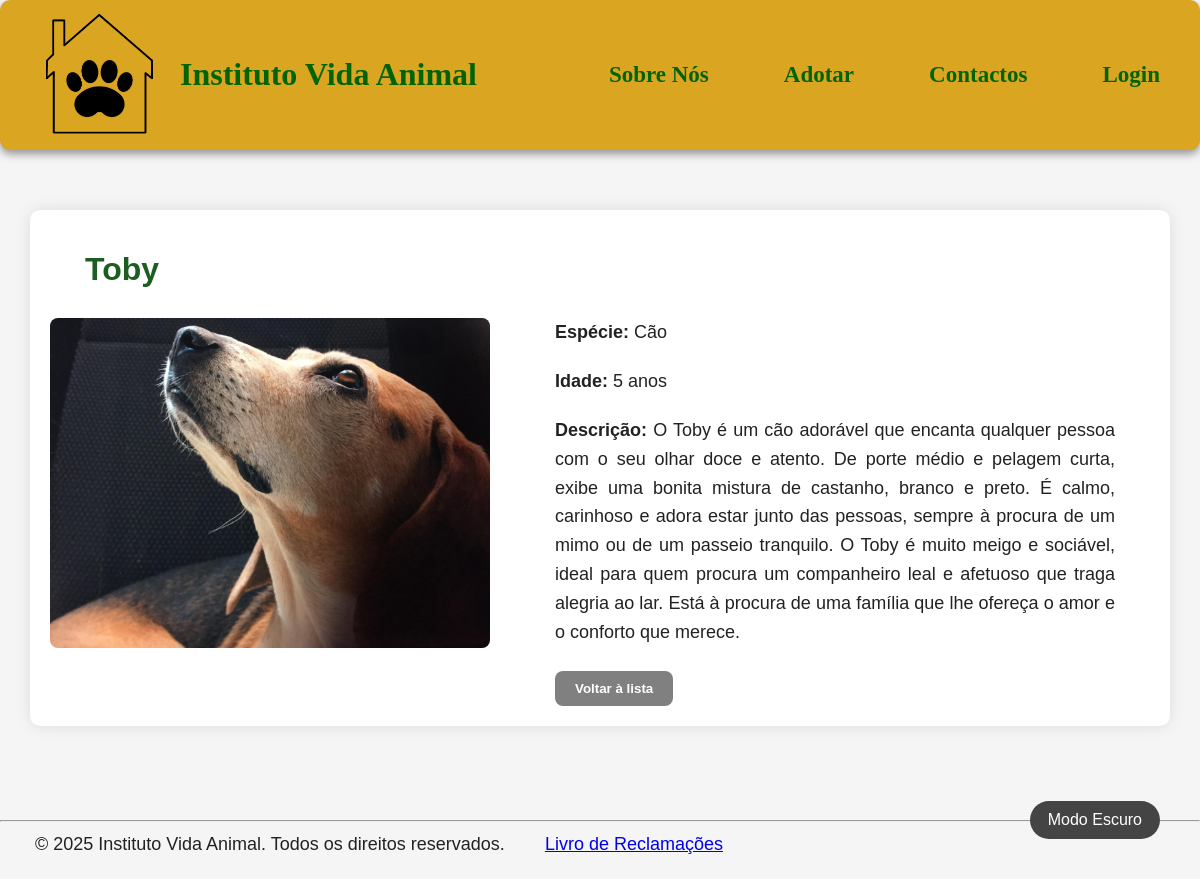
The page /animaisadc/17/ on the database its author committed.
### app_adocao/models.py (models this page shows, shortened)
class Animal(models.Model):
    ESPECIES = (
        ('gato', 'Gato'),
        ('cao', 'Cão'),
    )
    nome = models.CharField(max_length=15)
    idade = models.IntegerField()
    especie = models.CharField(choices=ESPECIES)
    descricao = models.CharField(max_length=1000)
    imagem = models.ImageField(upload_to='imgAnimal/')
    padrinho = models.ForeignKey(
            User,
            on_delete=models.SET_NULL,
            null=True,
            blank=True,
            related_name='animais_apadrinhados'
        )

### app_adocao/views.py (the view)
# urls.py: path('animaisadc/<int:animal_id>/', views.animaisadc, name='animais_detalhe'),
def animaisadc(request, animal_id):
    animal = get_object_or_404(Animal, id=animal_id)
    return render(request, 'animais/animaisadc.html', {'animal': animal})

### app_adocao/templates/animais/animaisadc.html (shortened to what this page needs)
<!DOCTYPE html>
<html lang="pt">
    <head>
        {% load static %}
        <link rel="stylesheet" href="{% static 'css/style.css' %}">
        <link rel="stylesheet" href="{% static 'css/animais.css' %}">
        <link rel="stylesheet" href="{% static 'css/modoEscuro.css' %}">
    </head>
    <body>
        <header class="cabecalho">
            <div style="gap: 20px; display: flex; align-items: center;">
                <img src="{% static 'imagens/logo.png' %}" alt="Logo do Instituto Vida Animal" class="logo">
                <a class="home" href="/">Instituto Vida Animal</a>
            </div>
            <nav>
                <a style="font-size: 23px;" href="../../sobreNos">Sobre Nós</a>
                <a style="font-size: 23px;" href="../../adotar">Adotar</a>
                <a style="font-size: 23px;" href="../../contactos">Contactos</a>
                {% if user.is_authenticated %}
                    <span style="font-size: 20px; margin-right: 10px;">Olá, {{ user.username }}!</span>
                    <a style="font-size: 23px;" href="{% url 'logout' %}">Logout</a>
                {% else %}
                    <a style="font-size: 23px;" href="{% url 'sign_in' %}">Login</a>
                {% endif %}
            </nav>
        </header>
        <button id="darkModeToggle">Modo Escuro</button>
        <main>
            <h1>{{ animal.nome }}</h1>
            <div class="animal-detalhes">
                <img src="{{ animal.imagem.url }}" alt="Imagem de {{ animal.nome }}">
                <div class="animal-info">
                    <p><strong>Espécie:</strong> {{ animal.get_especie_display }}</p>
                    <p><strong>Idade:</strong> {{ animal.idade }} anos</p>
                    <p><strong>Descrição:</strong> {{ animal.descricao }}</p>
                    <div style="margin-top: 25px; margin-left: 35px;">
                        <a href="{% url 'adotar' %}"><button class="btn-voltar">Voltar à lista</button></a>
                    </div>
                </div>
            </div>
        </main>
        <br><br>
        <footer>
        <hr>
        <p>
            &copy; 2025 Instituto Vida Animal. Todos os direitos reservados.
            <a class="sign_up" style="margin-left: 35px;" href="https:/www.livroreclamacoes.pt/inicio" rel="noopener noreferrer" target="_blank">Livro de Reclamações</a>
        </p>
    </footer>
    </body>
</html>

### app_adocao/static/css/style.css (style rules this page uses)
body { font-family: Arial, sans-serif; background-color: whitesmoke; margin: 0; color: #222; padding-top: 160px; }
h1 { margin-left: 35px; font-family: 'Trebuchet MS', sans-serif; color: #1b5e20; }
p { text-align: justify; margin: 0 35px 20px 35px; font-size: large; line-height: 1.6; }
.cabecalho { display: flex; align-items: center; justify-content: space-between; padding: 0 40px; background-color: #daa520; border-radius: 10px; box-shadow: 0 4px 8px rgba(0, 0, 0, 0.404); height: 150px; position: fixed; top: 0; left: 0; right: 0; z-index: 1000; }
.logo { width: 120px; height: auto; }
.home { font-size: 32px; font-family: cursive; font-weight: bolder; color: darkgreen; text-decoration: none; }
nav { font-family: cursive; display: flex; gap: 75px; align-items: center; font-weight: bolder; }
nav a, nav span { font-size: 23px; }
a:link:not(.sign_up), a:visited:not(.sign_up) { color: darkgreen; text-decoration: none; }
button { background-color: darkgreen; color: white; padding: 8px 20px; border-radius: 8px; border: none; cursor: pointer; transition: 0.3s; }
.btn-voltar { background-color: gray !important; color: white; font-weight: bold; text-decoration: none; padding: 10px 20px; border-radius: 8px; display: inline-block; }
main { max-width: 1100px; margin: 50px auto; padding: 20px; background-color: white; border-radius: 10px; box-shadow: 0 0 15px rgba(0,0,0,0.1); }

### app_adocao/static/css/animais.css (style rules this page uses)
.animal-detalhes { display: flex; gap: 30px; align-items: flex-start; margin-top: 30px; }
.animal-detalhes img { max-width: 40%; height: auto; border-radius: 8px; object-fit: cover; }
.animal-info { flex: 1; }

### app_adocao/static/css/modoEscuro.css (style rules this page uses)
#darkModeToggle { cursor: pointer; font-size: 16px; padding: 10px 18px; border: none; border-radius: 50px; background-color: #444; color: white; transition: background-color 0.3s, transform 0.2s; margin: 20px; position: fixed; bottom: 20px; right: 20px; z-index: 1000; }

### rows shown on the page
Animal: nome "Toby", imagem (picture), especie "Cão", idade "5", descricao "O Toby é um cão adorável que encanta qualquer pessoa com o seu olhar doce e atento. De porte médio e pelagem curta, exibe uma bonita mistura de castanho, branco e preto. É calmo, carinhoso e adora estar junto das pessoas, sempre à procura de um mimo ou de um passeio tranquilo. O Toby é muito meigo e sociável, ideal para quem procura um companheiro leal e afetuoso que traga alegria ao lar. Está à procura de uma família que lhe ofereça o amor e o conforto que merece."
